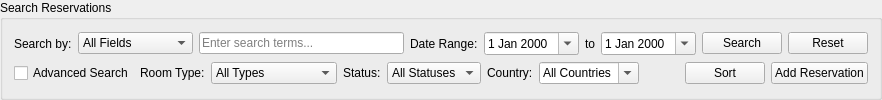
         <widget class="QGroupBox" name="searchGroupBox">
          <property name="title">
           <string>Search Reservations</string>
          </property>
          <layout class="QVBoxLayout" name="verticalLayout_5">
           <item>
            <layout class="QHBoxLayout" name="horizontalLayout">
             <item>
              <widget class="QLabel" name="label">
               <property name="text">
                <string>Search by:</string>
               </property>
              </widget>
             </item>
             <item>
              <widget class="QComboBox" name="searchTypeComboBox">
               <item>
                <property name="text">
                 <string>All Fields</string>
                </property>
               </item>
               <item>
                <property name="text">
                 <string>Reservation ID</string>
                </property>
               </item>
               <item>
                <property name="text">
                 <string>Guest Name</string>
                </property>
               </item>
               <item>
                <property name="text">
                 <string>Room Number</string>
                </property>
               </item>
               <item>
                <property name="text">
                 <string>Country</string>
                </property>
               </item>
               <item>
                <property name="text">
                 <string>Phone</string>
                </property>
               </item>
               <item>
                <property name="text">
                 <string>Email</string>
                </property>
               </item>
               <item>
                <property name="text">
                 <string>Check-in Date</string>
                </property>
               </item>
               <item>
                <property name="text">
                 <string>Check-out Date</string>
                </property>
               </item>
               <item>
                <property name="text">
                 <string>Status</string>
                </property>
               </item>
              </widget>
             </item>
             <item>
              <widget class="QLineEdit" name="searchLineEdit">
               <property name="placeholderText">
                <string>Enter search terms...</string>
               </property>
              </widget>
             </item>
             <item>
              <widget class="QLabel" name="dateRangeLabel">
               <property name="text">
                <string>Date Range:</string>
               </property>
              </widget>
             </item>
             <item>
              <widget class="QDateEdit" name="fromDateEdit">
               <property name="calendarPopup">
                <bool>true</bool>
               </property>
               <property name="locale">
                <locale language="English" country="UnitedStates"/>
               </property>
              </widget>
             </item>
             <item>
              <widget class="QLabel" name="toLabel">
               <property name="text">
                <string>to</string>
               </property>
               <property name="alignment">
                <set>Qt::AlignmentFlag::AlignCenter</set>
               </property>
              </widget>
             </item>
             <item>
              <widget class="QDateEdit" name="toDateEdit">
               <property name="calendarPopup">
                <bool>true</bool>
               </property>
               <property name="locale">
                <locale language="English" country="UnitedStates"/>
               </property>
              </widget>
             </item>
             <item>
              <widget class="QPushButton" name="searchButton">
               <property name="text">
                <string>Search</string>
               </property>
              </widget>
             </item>
             <item>
              <widget class="QPushButton" name="resetButton">
               <property name="text">
                <string>Reset</string>
               </property>
              </widget>
             </item>
            </layout>
           </item>
           <item>
            <layout class="QHBoxLayout" name="advancedSearchLayout">
             <item>
              <widget class="QCheckBox" name="advancedSearchCheckBox">
               <property name="text">
                <string>Advanced Search</string>
               </property>
              </widget>
             </item>
             <item>
              <widget class="QLabel" name="roomTypeLabel">
               <property name="text">
                <string>Room Type:</string>
               </property>
              </widget>
             </item>
             <item>
              <widget class="QComboBox" name="roomTypeFilterComboBox">
               <item>
                <property name="text">
                 <string>All Types</string>
                </property>
               </item>
               <item>
                <property name="text">
                 <string>Standard Single</string>
                </property>
               </item>
               <item>
                <property name="text">
                 <string>Standard Double</string>
                </property>
               </item>
               <item>
                <property name="text">
                 <string>Deluxe King</string>
                </property>
               </item>
               <item>
                <property name="text">
                 <string>Deluxe Double</string>
                </property>
               </item>
               <item>
                <property name="text">
                 <string>Junior Suite</string>
                </property>
               </item>
               <item>
                <property name="text">
                 <string>Executive Suite</string>
                </property>
               </item>
               <item>
                <property name="text">
                 <string>Presidential Suite</string>
                </property>
               </item>
              </widget>
             </item>
             <item>
              <widget class="QLabel" name="statusFilterLabel">
               <property name="text">
                <string>Status:</string>
               </property>
              </widget>
             </item>
             <item>
              <widget class="QComboBox" name="statusFilterComboBox">
               <item>
                <property name="text">
                 <string>All Statuses</string>
                </property>
               </item>
               <item>
                <property name="text">
                 <string>Confirmed</string>
                </property>
               </item>
               <item>
                <property name="text">
                 <string>Pending</string>
                </property>
               </item>
               <item>
                <property name="text">
                 <string>Checked-in</string>
                </property>
               </item>
               <item>
                <property name="text">
                 <string>Completed</string>
                </property>
               </item>
               <item>
                <property name="text">
                 <string>Cancelled</string>
                </property>
               </item>
              </widget>
             </item>
             <item>
              <widget class="QLabel" name="countryFilterLabel">
               <property name="text">
                <string>Country:</string>
               </property>
              </widget>
             </item>
             <item>
              <widget class="QComboBox" name="countryFilterComboBox">
               <property name="editable">
                <bool>true</bool>
               </property>
               <item>
                <property name="text">
                 <string>All Countries</string>
                </property>
               </item>
              </widget>
             </item>
             <item>
              <spacer name="horizontalSpacer_3">
               <property name="orientation">
                <enum>Qt::Orientation::Horizontal</enum>
               </property>
               <property name="sizeHint" stdset="0">
                <size>
                 <width>40</width>
                 <height>20</height>
                </size>
               </property>
              </spacer>
             </item>
             <item>
              <widget class="QPushButton" name="sortButton">
               <property name="text">
                <string>Sort</string>
               </property>
              </widget>
             </item>
             <item>
              <widget class="QPushButton" name="addReservationButton">
               <property name="text">
                <string>Add Reservation</string>
               </property>
              </widget>
             </item>
            </layout>
           </item>
          </layout>
         </widget>
